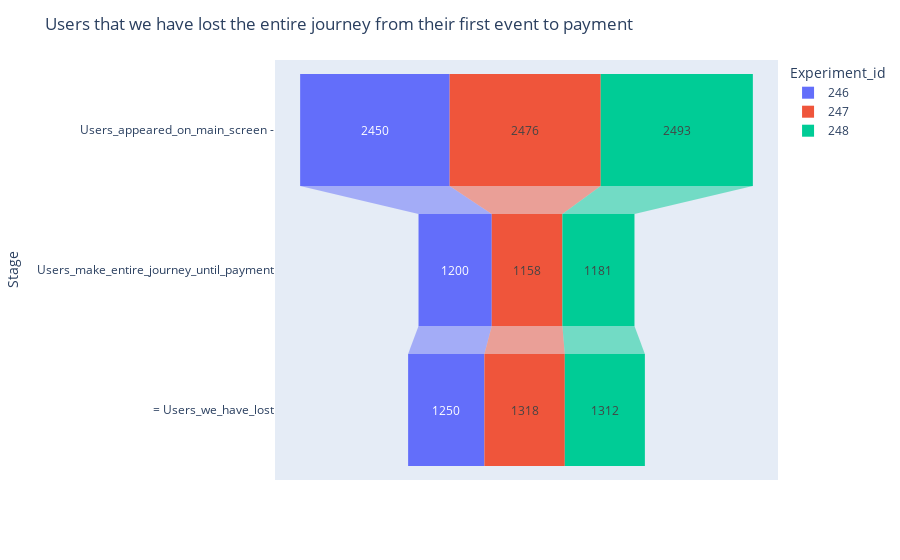

Notebook code cell kept with this figure:
### Code cell
fig=px.funnel(df_,x='User_nomb',y='Stage', color='Experiment_id')
fig.update_layout(title="Users that we have lost the entire journey from their first event to payment")
fig.show()

### Figure 1 — Plotly figure (JSON) as saved in the notebook; plotly's stock layout.template omitted (floating-point values rounded to 4 significant figures)
{"data": [{"hovertemplate": "Experiment_id=246<br>User_nomb=%{x}<br>Stage=%{y}<extra></extra>", "legendgroup": "246", "marker": {"color": "#636efa"}, "name": "246", "orientation": "h", "showlegend": true, "type": "funnel", "x": [2450, 1200, 1250], "xaxis": "x", "y": ["Users_appeared_on_main_screen -", "Users_make_entire_journey_until_payment", "= Users_we_have_lost"], "yaxis": "y"}, {"hovertemplate": "Experiment_id=247<br>User_nomb=%{x}<br>Stage=%{y}<extra></extra>", "legendgroup": "247", "marker": {"color": "#EF553B"}, "name": "247", "orientation": "h", "showlegend": true, "type": "funnel", "x": [2476, 1158, 1318], "xaxis": "x", "y": ["Users_appeared_on_main_screen -", "Users_make_entire_journey_until_payment", "= Users_we_have_lost"], "yaxis": "y"}, {"hovertemplate": "Experiment_id=248<br>User_nomb=%{x}<br>Stage=%{y}<extra></extra>", "legendgroup": "248", "marker": {"color": "#00cc96"}, "name": "248", "orientation": "h", "showlegend": true, "type": "funnel", "x": [2493, 1181, 1312], "xaxis": "x", "y": ["Users_appeared_on_main_screen -", "Users_make_entire_journey_until_payment", "= Users_we_have_lost"], "yaxis": "y"}], "layout": {"legend": {"title": {"text": "Experiment_id"}, "tracegroupgap": 0}, "margin": {"t": 60}, "title": {"text": "Users that we have lost the entire journey from their first event to payment"}, "xaxis": {"anchor": "y", "domain": [0, 1], "title": {"text": "User_nomb"}}, "yaxis": {"anchor": "x", "domain": [0, 1], "title": {"text": "Stage"}}}}
